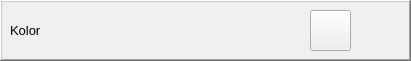
  <widget class="QFrame" name="frame_10">
   <property name="geometry">
    <rect>
     <x>10</x>
     <y>150</y>
     <width>411</width>
     <height>61</height>
    </rect>
   </property>
   <property name="frameShape">
    <enum>QFrame::WinPanel</enum>
   </property>
   <property name="frameShadow">
    <enum>QFrame::Raised</enum>
   </property>
   <widget class="QLabel" name="labelKolor">
    <property name="geometry">
     <rect>
      <x>110</x>
      <y>10</y>
      <width>181</width>
      <height>41</height>
     </rect>
    </property>
    <property name="minimumSize">
     <size>
      <width>0</width>
      <height>31</height>
     </size>
    </property>
    <property name="font">
     <font>
      <family>MS Shell Dlg 2</family>
      <pointsize>10</pointsize>
      <weight>75</weight>
      <bold>true</bold>
     </font>
    </property>
    <property name="styleSheet">
     <string notr="true"/>
    </property>
    <property name="text">
     <string/>
    </property>
    <property name="scaledContents">
     <bool>true</bool>
    </property>
    <property name="alignment">
     <set>Qt::AlignLeading|Qt::AlignLeft|Qt::AlignVCenter</set>
    </property>
   </widget>
   <widget class="QPushButton" name="pushButton_12">
    <property name="geometry">
     <rect>
      <x>310</x>
      <y>10</y>
      <width>41</width>
      <height>41</height>
     </rect>
    </property>
    <property name="sizePolicy">
     <sizepolicy hsizetype="Fixed" vsizetype="Minimum">
      <horstretch>0</horstretch>
      <verstretch>0</verstretch>
     </sizepolicy>
    </property>
    <property name="font">
     <font>
      <pointsize>10</pointsize>
     </font>
    </property>
    <property name="text">
     <string/>
    </property>
    <property name="icon">
     <iconset resource="zasoby.qrc">
      <normaloff>:/zasoby/select.png</normaloff>:/zasoby/select.png</iconset>
    </property>
    <property name="iconSize">
     <size>
      <width>39</width>
      <height>39</height>
     </size>
    </property>
   </widget>
   <widget class="QLabel" name="label_14">
    <property name="geometry">
     <rect>
      <x>10</x>
      <y>10</y>
      <width>101</width>
      <height>41</height>
     </rect>
    </property>
    <property name="font">
     <font>
      <family>MS Shell Dlg 2</family>
      <pointsize>10</pointsize>
     </font>
    </property>
    <property name="text">
     <string>Kolor</string>
    </property>
   </widget>
  </widget>
